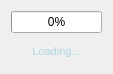
<?xml version="1.0" encoding="UTF-8"?>
<ui version="4.0">
 <class>MainWindow</class>
 <widget class="QMainWindow" name="MainWindow">
  <property name="geometry">
   <rect>
    <x>0</x>
    <y>0</y>
    <width>113</width>
    <height>74</height>
   </rect>
  </property>
  <property name="sizePolicy">
   <sizepolicy hsizetype="Minimum" vsizetype="Minimum">
    <horstretch>0</horstretch>
    <verstretch>0</verstretch>
   </sizepolicy>
  </property>
  <property name="windowTitle">
   <string>MainWindow</string>
  </property>
  <property name="styleSheet">
   <string notr="true"/>
  </property>
  <widget class="QWidget" name="centralWidget">
   <property name="sizePolicy">
    <sizepolicy hsizetype="Minimum" vsizetype="Minimum">
     <horstretch>0</horstretch>
     <verstretch>0</verstretch>
    </sizepolicy>
   </property>
   <property name="styleSheet">
    <string notr="true">QLabel{
	text-align: center;
}</string>
   </property>
   <layout class="QVBoxLayout" name="verticalLayout">
    <property name="sizeConstraint">
     <enum>QLayout::SetMinimumSize</enum>
    </property>
    <item>
     <widget class="QProgressBar" name="progressBar">
      <property name="sizePolicy">
       <sizepolicy hsizetype="Minimum" vsizetype="Fixed">
        <horstretch>0</horstretch>
        <verstretch>0</verstretch>
       </sizepolicy>
      </property>
      <property name="value">
       <number>0</number>
      </property>
      <property name="textVisible">
       <bool>true</bool>
      </property>
     </widget>
    </item>
    <item>
     <widget class="QLabel" name="label">
      <property name="sizePolicy">
       <sizepolicy hsizetype="Minimum" vsizetype="Minimum">
        <horstretch>0</horstretch>
        <verstretch>0</verstretch>
       </sizepolicy>
      </property>
      <property name="font">
       <font>
        <pointsize>8</pointsize>
       </font>
      </property>
      <property name="styleSheet">
       <string notr="true">color: lightblue;</string>
      </property>
      <property name="text">
       <string>Loading...</string>
      </property>
      <property name="alignment">
       <set>Qt::AlignCenter</set>
      </property>
     </widget>
    </item>
   </layout>
  </widget>
 </widget>
 <layoutdefault spacing="6" margin="11"/>
 <resources/>
 <connections/>
</ui>
